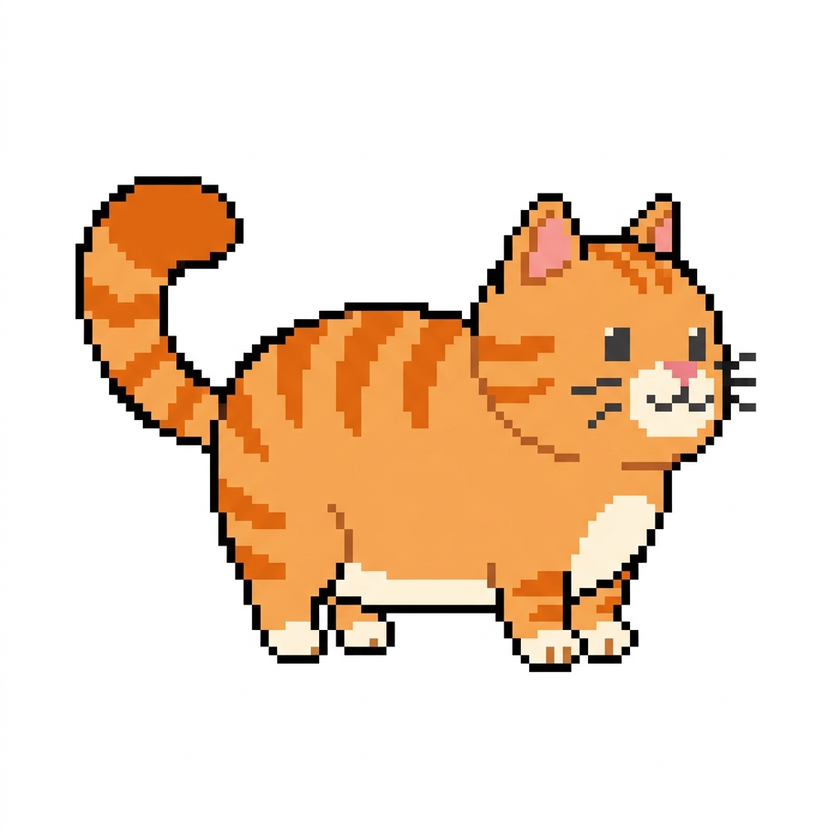
#> input picture cat.png, 840 x 840 px, shrunk from 1024 x 1024 before the run, given in place of pixel_monk_closed_1776309589763.png, which was not available
$ python merge_monks.py
#> lines starting #> are read from the running program, lines starting #| are printed output that depends on the picture; after the words box and inside, x2 and y2 are one past the last pixel; in counts of white or black regions, pixels touching at a corner belong together; pictures that were not available may be replaced by others from this repository, and a replacement may not be noted
import os
from PIL import Image
import numpy as np

img1_path = r"C:\Users\Kent\.gemini\antigravity\brain\072a3b75-c43c-4b8d-9bef-f0396b7cafdf\pixel_monk_closed_1776309589763.png"
img2_path = r"C:\Users\Kent\.gemini\antigravity\brain\072a3b75-c43c-4b8d-9bef-f0396b7cafdf\pixel_monk_open_1776309602931.png"

def get_content_bbox(img):
    arr = np.array(img.convert("RGBA"))
    is_bg = np.all(arr[:, :, :3] > 230, axis=2)
    non_bg_rows = np.any(~is_bg, axis=1)
    non_bg_cols = np.any(~is_bg, axis=0)

    if not np.any(non_bg_rows):
        return (0, 0, img.width, img.height)

    row_indices = np.where(non_bg_rows)[0]
    col_indices = np.where(non_bg_cols)[0]

    ymin, ymax = row_indices[0], row_indices[-1]
    xmin, xmax = col_indices[0], col_indices[-1]
    return (xmin, ymin, xmax + 1, ymax + 1)

img1 = Image.open(img1_path)
#> img1 is the input picture: PIL image 840x840 RGB; mean R, G, B 241.4, 221.7, 203.6
img2 = Image.open(img2_path)
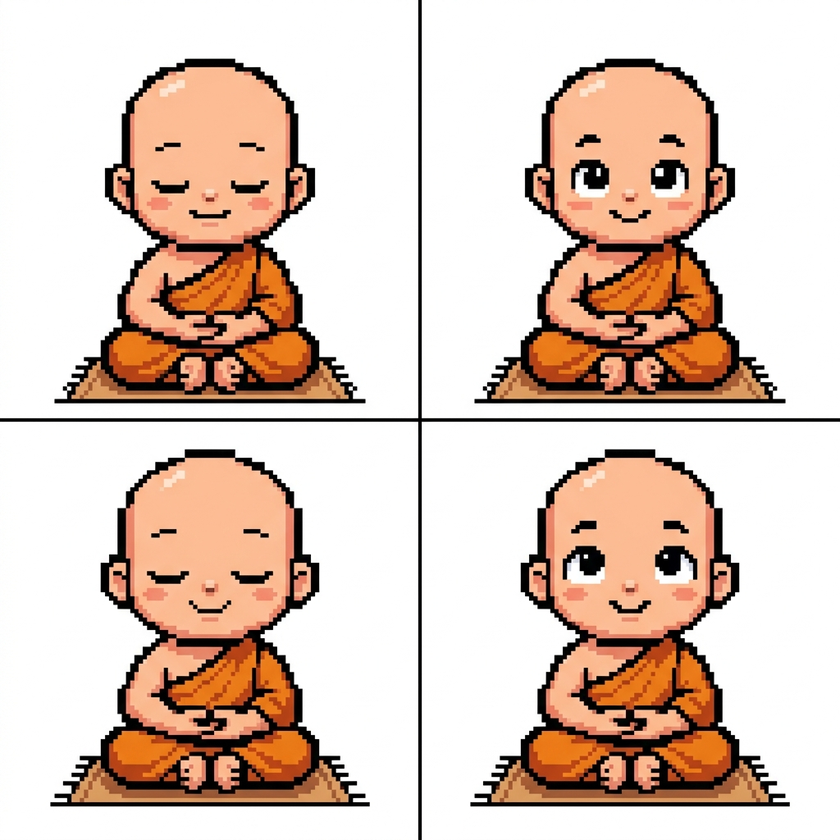
#> input picture fixed_monk.png, 840 x 840 px, shrunk from 1024 x 1024 before the run, given in place of pixel_monk_open_1776309602931.png, which was not available
#> img2 is the input picture: PIL image 840x840 RGBA; mean R, G, B, A 221.8, 201, 188.9, 255

bbox1 = get_content_bbox(img1)
#> in get_content_bbox, `is_bg = np.all(arr[:, :, :3] > 230, axis=2)`:
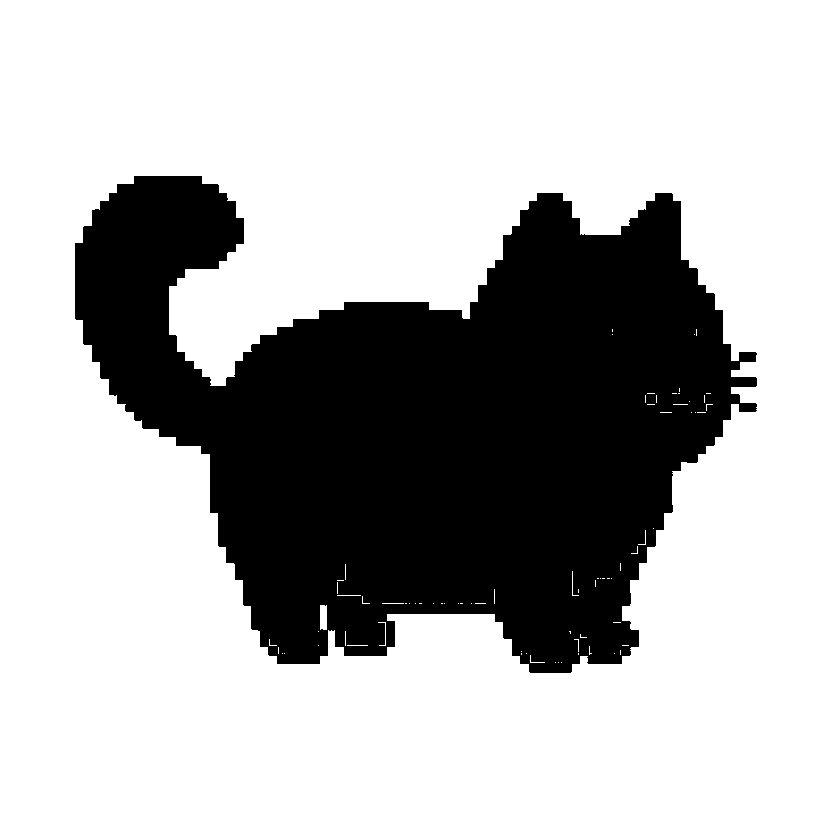
#> is_bg: shape (840, 840) bool; 71.6% white; 1 black region, box (x1, y1, x2, y2) and area: (75, 176, 757, 673) 200228
#> in get_content_bbox, `row_indices = np.where(non_bg_rows)[0]`: row_indices = 497 values from 176 to 672
#> in get_content_bbox, `col_indices = np.where(non_bg_cols)[0]`: col_indices = 682 values from 75 to 756
#> in get_content_bbox, `ymin, ymax = row_indices[0], row_indices[-1]`: ymin = 176; ymax = 672
#> in get_content_bbox, `xmin, xmax = col_indices[0], col_indices[-1]`: xmin = 75; xmax = 756
#> bbox1 = (75, 176, 757, 673)
bbox2 = get_content_bbox(img2)
#> in get_content_bbox (call 2), `is_bg = np.all(arr[:, :, :3] > 230, axis=2)`:
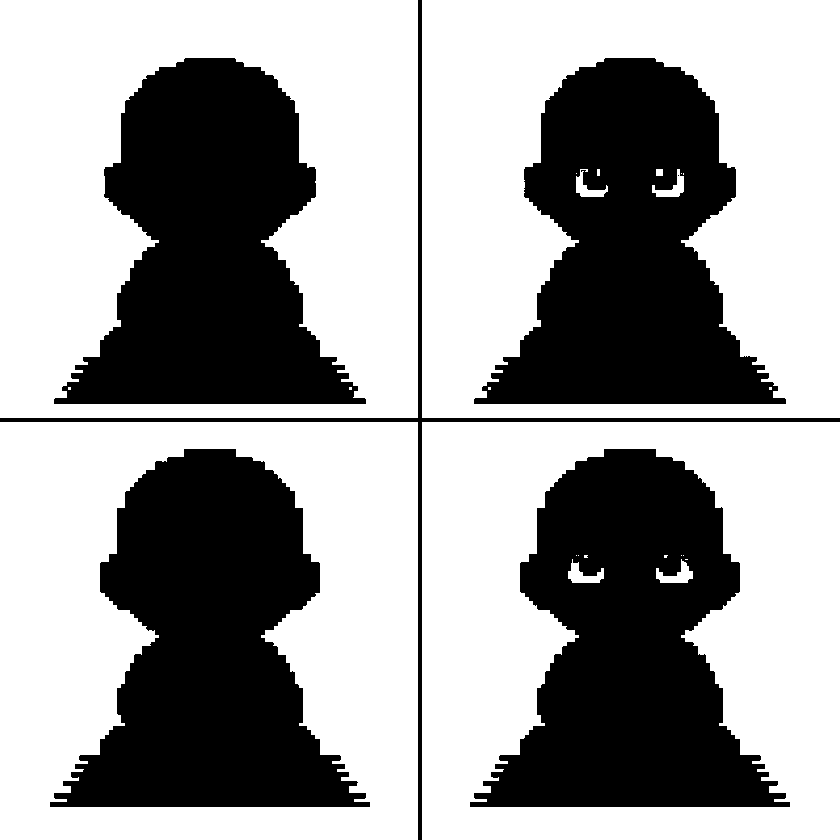
#> is_bg: shape (840, 840) bool; 62.2% white; 6 black regions (1 under 20 px), largest, box (x1, y1, x2, y2) and area: (50, 449, 370, 807) 67055, (470, 449, 790, 807) 66245, (54, 58, 366, 404) 63671, (474, 58, 786, 404) 62917, (0, 0, 840, 840) 6704
#> in get_content_bbox (call 2), `row_indices = np.where(non_bg_rows)[0]`: row_indices = 840 values from 0 to 839
#> in get_content_bbox (call 2), `ymin, ymax = row_indices[0], row_indices[-1]`: ymin = 0; ymax = 839
#> in get_content_bbox (call 2), `xmin, xmax = col_indices[0], col_indices[-1]`: xmin = 0; xmax = 839
#> bbox2 = (0, 0, 840, 840)

cropped1 = img1.crop(bbox1)
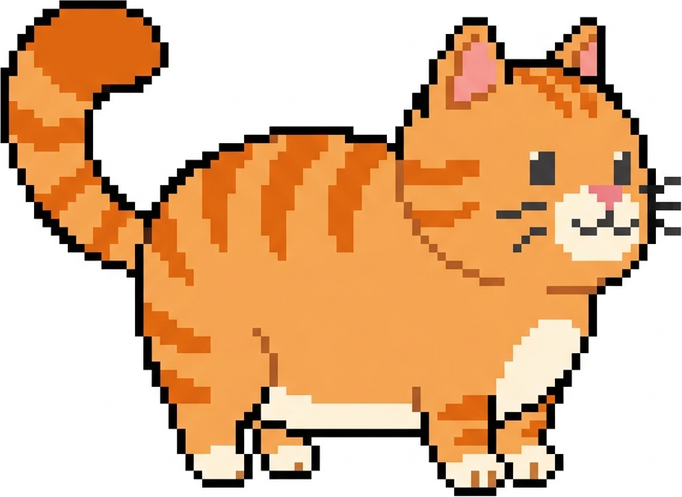
#> cropped1: PIL image 682x497 RGB; mean R, G, B 226.9, 185.9, 148.1
cropped2 = img2.crop(bbox2)

w1, h1 = cropped1.size
#> w1 = 682; h1 = 497
w2, h2 = cropped2.size
#> w2 = 840; h2 = 840

tgt_w = max(w1, w2)
#> tgt_w = 840
tgt_h = max(h1, h2)
#> tgt_h = 840

# Create a new padded image for both so they match in size exactly
final1 = Image.new("RGBA", (tgt_w, tgt_h), (255, 255, 255, 255))
#> final1: PIL image 840x840 RGBA; every value is 255
final2 = Image.new("RGBA", (tgt_w, tgt_h), (255, 255, 255, 255))

final1.paste(cropped1, ((tgt_w - w1) // 2, tgt_h - h1))
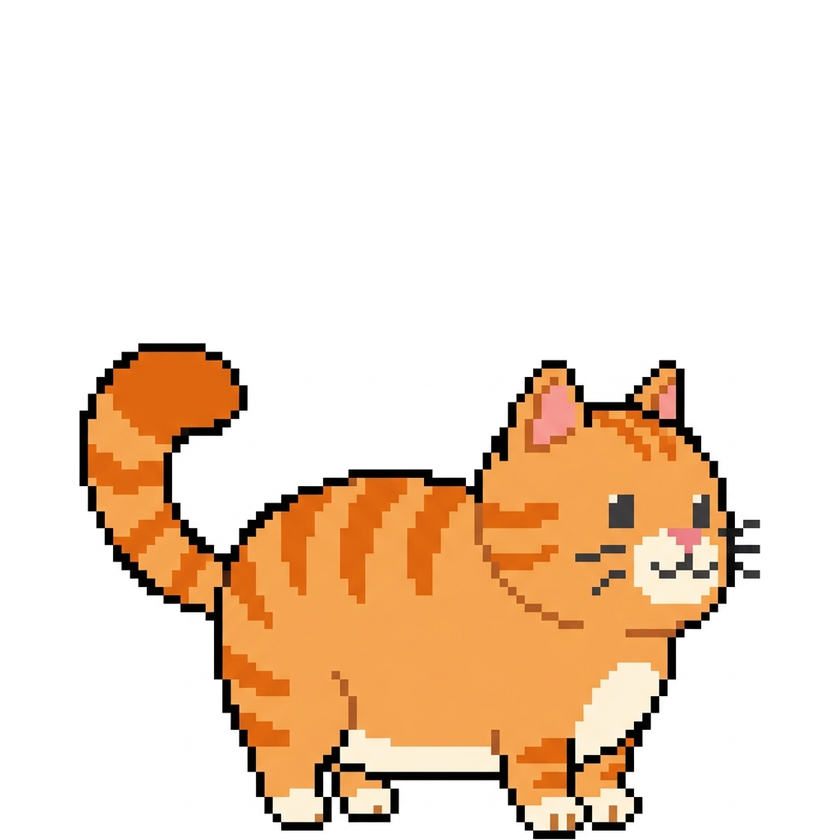
#> final1: PIL image 840x840 RGBA; mean R, G, B, A 241.5, 221.8, 203.6, 255
final2.paste(cropped2, ((tgt_w - w2) // 2, tgt_h - h2))

# Now merge side-by-side
merged = Image.new("RGBA", (tgt_w * 2, tgt_h), (255, 255, 255, 255))
#> merged: PIL image 1680x840 RGBA; every value is 255
merged.paste(final1, (0, 0))
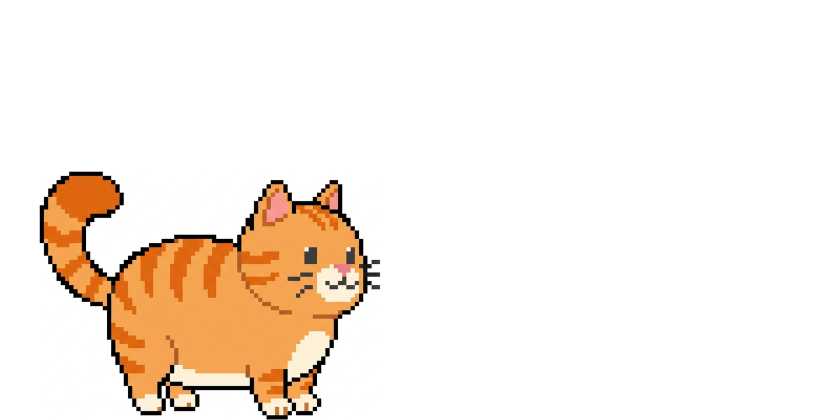
#> merged: PIL image 1680x840 RGBA (shown at 1/2 size); mean R, G, B, A 248.3, 238.4, 229.3, 255
merged.paste(final2, (tgt_w, 0))
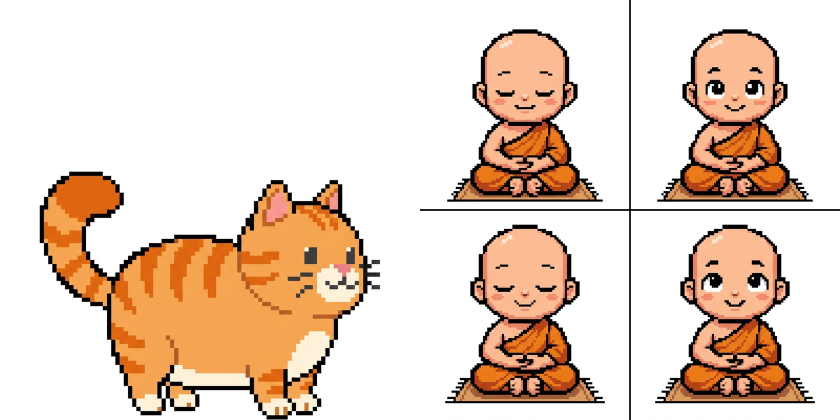
#> merged: PIL image 1680x840 RGBA (shown at 1/2 size); mean R, G, B, A 231.6, 211.4, 196.3, 255

out_path = r"f:\AntiGravity\Slideshow\merged_monk.png"
merged.save(out_path)
print("Merged image saved to", out_path)
